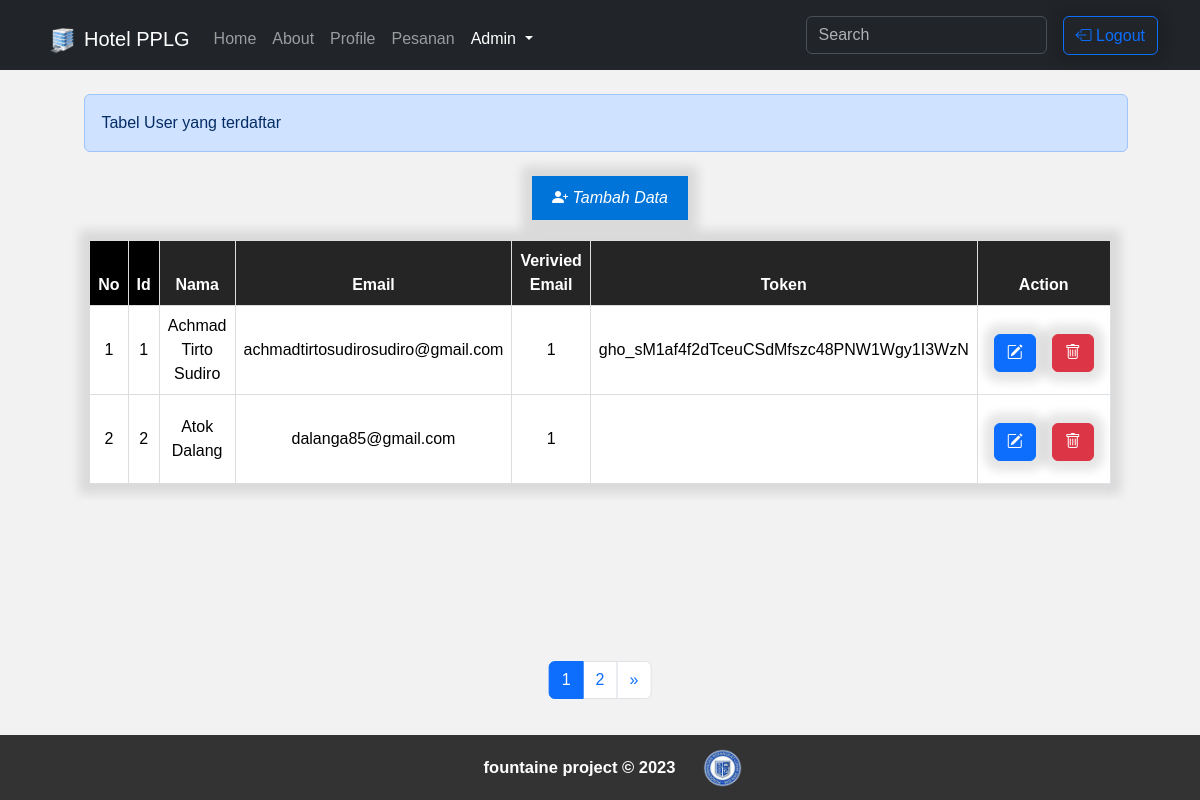
The page /user_list.php (signed in) on the database its author committed.
### tables this page shows
CREATE TABLE `user` (
  `id` int(11) NOT NULL,
  `name` varchar(255) NOT NULL DEFAULT '',
  `email` varchar(255) NOT NULL DEFAULT '',
  `password` varchar(255) NOT NULL,
  `verifiedEmail` int(11) NOT NULL DEFAULT 0,
  `token` varchar(255) NOT NULL DEFAULT '',
  `type` int(11) NOT NULL DEFAULT 0,
  `token_id` varchar(255) NOT NULL,
  `2FA` int(11) NOT NULL DEFAULT 0
);

### user_list.php (the view, shortened to what this page needs)
<?php
require_once 'connection/conn.php';
$limit = 2;
$halaman = isset($_GET["halaman"]) ? $_GET["halaman"] : 1;
$query = "SELECT * FROM user";
$imbang = ($halaman - 1) * $limit;
$query = $query . " LIMIT $limit OFFSET $imbang";
$result = $con->query($query);
?>
<!DOCTYPE html>
<html lang="en">
<head>
    <link href="https://cdn.jsdelivr.net/npm/bootstrap@5.3.2/dist/css/bootstrap.min.css" rel="stylesheet">
    <link rel="stylesheet" href="css/stylelist.css">
    <link rel="stylesheet" href="https://cdn.jsdelivr.net/npm/bootstrap-icons@1.11.1/font/bootstrap-icons.css">
</head>
<body style="display: flex; flex-direction: column; min-height: 100vh;">
    <div style="flex-grow: 1;">
        <?php include "partials/navbar_user.php"; ?>
        <div class="container">
            <div class="alert alert-primary mt-4 mb-4" style="width: 93.5%; margin-left: 2.65rem;" role="alert">
                Tabel User yang terdaftar
            </div>
            <div class="row  mt-3 justify-content-center align-items-center">
                <div class="col-md-4">
                    <a href="CRUD_user/tambah_user.php" style="margin-left: 110px;" class="float-start"><button><i class="bi bi-person-plus-fill"> Tambah Data </i></button></a>
                </div>
            </div>
        </div>
        <div class="table table-responsive">
            <table border="1" class="table align-middle" style="width: 80%;">
                <thead>
                    <tr>
                        <th style="background-color: #000; color: #fff;">No</th>
                        <th style="background-color: #000; color: #fff;">Id</th>
                        <th style="background-color: #252525; color: #fff;">Nama</th>
                        <th style="background-color: #252525; color: #fff;">Email</th>
                        <th style="background-color: #252525; color: #fff;">Verivied Email</th>
                        <th style="background-color: #252525; color: #fff;">Token</th>
                        <th style="background-color: #252525; color: #fff;" class="text-center">Action</th>
                    </tr>
                </thead>
                <tbody id="tampil">
                    <?php
                    $i = ($halaman - 1) * $limit;
                    if ($result->num_rows > 0) {
                        while ($row = mysqli_fetch_assoc($result)) {
                            $i++;
                            echo "<tr class='border'>";
                            echo "<td>" . $i . "</td>";
                            echo "<td>" . $row['id'] . "</td>";
                            echo "<td>" . $row['name'] . "</td>";
                            echo "<td>" . $row['email'] . "</td>";
                            echo "<td>" . $row['verifiedEmail'] . "</td>";
                            echo "<td>" . $row['token'] . "</td>";
                            echo '<div class="container">
                            <td class="d-flex text-center justify-content-center align-items-center mb-4" style="border: none;">
                                <a href="CRUD_user/edit_user.php?editid=' . $row["id"] . '" style="margin-bottom: -10px; margin-top: 20px; text-align: center; display: block;" class="justify-content-center"><button class="btn btn-primary mx-2 mt-0"><i class="bi bi-pencil-square text-white"></i></button></a>
                                <button class="btn btn-danger mx-2 mt-0 tombol-hapus" data-id="' . $row["id"] . '" style="margin-bottom: -30px;"><i class="bi bi-trash text-white"></i></button>
                            </td>
                        </div>';
                            echo "</tr>";
                        }
                    } else {
                        echo "<tr><td colspan='8'>Tidak ada data user.</td></tr>";
                    }
                    ?>
                </tbody>
            </table>
        </div>
        <?php include 'partials/pagination.php'; ?>
    </div>
    <footer class="p-1 text-center">
        <div class="container">
            <div class="row justify-content-center align-items-center text-center">
                <div class="col-md-6" style="width: 221px;">
                    <p class="fw-bold mt-3" style="font-size: 16.5px;">fountaine project &COPY; 2023</p>
                </div>
                <div class="col-md-6" style="width: 41px;">
                    <a href="https://www.instagram.com/rpl2_59/?igshid=OGQ5ZDc2ODk2ZA%3D%3D"><img src="assets/img/logo_pplg.png" width="41" height="40"></a>
                </div>
            </div>
        </div>
    </footer>
</body>
</html>

### css/stylelist.css (style rules this page uses)
body, h2, table { margin: 0; padding: 0; user-select: none; }
body { background-color: #f2f2f2; font-family: Arial, sans-serif; }
button { background-color: #0074d9; color: #fff; padding: 10px 20px; border: none; cursor: pointer; text-decoration: none; box-shadow: 0px 0px 10px 10px rgba(0, 0, 0, 0.1); }
th, td { padding: 10px; text-align: center; border: 1px solid #ddd; }

### user_list.php (style rules this page uses)
table { margin: 20px auto; border-collapse: collapse; width: 80%; background-color: #fff; box-shadow: 0px 0px 10px 10px rgba(0, 0, 0, 0.1); }
footer { background-color: #333; color: #fff; text-align: center; padding: 10px; font-size: 16.5px; width: 100%; }

### rows shown on the page
user: id "1", name "Achmad Tirto Sudiro", email "achmadtirtosudirosudiro@gmail.com", verifiedEmail "1", token "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"
user: id "2", name "Atok Dalang", email "dalanga85@gmail.com", verifiedEmail "1"
